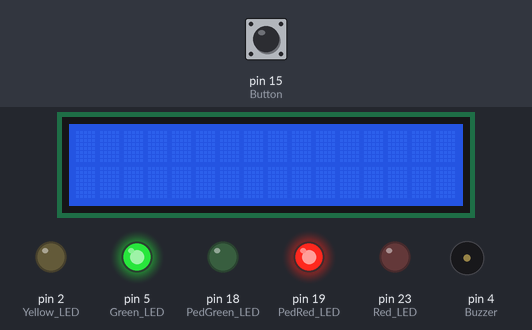
This program was run on a simulated Arduino Mega 2560, built with avr-gcc and run on an emulated ATmega2560. Shown: 16×2 character LCD, output pins drawn as LEDs (lit = HIGH), buzzer (waves = sounding, pin HIGH). The test bench sets the inputs (shaded band); at power-on: pin 15 (Button) HIGH.

Above: at 1.2 s.
1.3 s: pin 15 (Button) pulled LOW for 0.15 s
At 4.7 s:
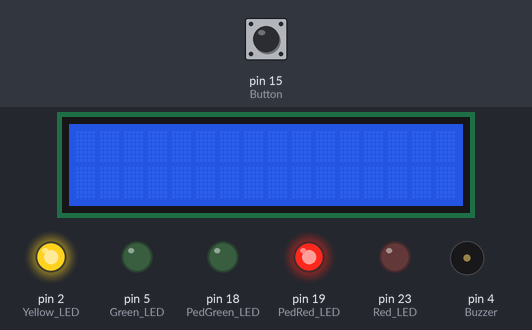
At 8.9 s:
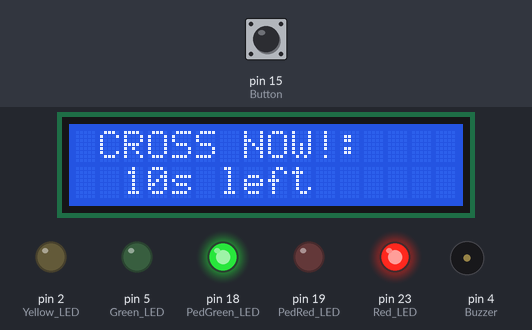
Timing chart, 0 to 24.7 s (numbered marks = the images above; inputs shaded):
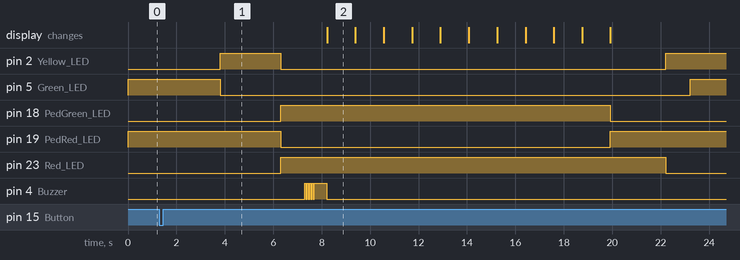

Measured:
- after the input at 1.3 s, pin 2 (Yellow_LED): LOW → HIGH after 2.5 s, → LOW 2.5 s later, → HIGH 15.9 s later; pin 5 (Green_LED): HIGH → LOW after 2.5 s, → HIGH 19.4 s later

The program:

main.cpp
```cpp
#include <Arduino.h>
#include "lcd.h"
/*

Traffic light system by Steve Anderson. I started this mini
project on 01/08/2026 to teach young aspiring engineers useful electronics skills.

This was made to mimic the pedestrian controlled crossings
in Southampton inspired by my time as a student at the University of Southampton on
bi-directional roads (Highfield Road) that don't have a lot of pedestrians, hence
the traffic lights stay green until a pedestrian presses the button to cross.

The logic is therefore not as complicated as traffic lights at a T-junction for example but this is
a good challenge to revise on embedded programming, circuit design etc

*/


const int Red_LED = 23;
const int Yellow_LED = 2;
const int Green_LED = 5;

const int Button = 15;
const int Buzzer = 4;
const int PedRed_LED = 19;
const int PedGreen_LED = 18;

void greenState()
{

  digitalWrite(Green_LED, HIGH);
  digitalWrite(Yellow_LED, LOW);
  digitalWrite(Red_LED, LOW);
  digitalWrite(PedRed_LED, HIGH);
  digitalWrite(PedGreen_LED, LOW);
}

void setup()
{
  Serial.begin(115200);


  pinMode(Button, INPUT_PULLUP);
  pinMode(Red_LED, OUTPUT);
  pinMode(Yellow_LED, OUTPUT);
  pinMode(Green_LED, OUTPUT);
  pinMode(Buzzer, OUTPUT);
  pinMode(PedGreen_LED, OUTPUT);
  pinMode(PedRed_LED, OUTPUT);

  greenState(); // default state - Traffic light is green
  lcdSetup();
}

void goAgain()
{
  //digitalWrite(PedRed_LED, LOW);
 // digitalWrite(PedGreen_LED, HIGH);
  digitalWrite(Red_LED, HIGH);
  delay(500);


  digitalWrite(PedGreen_LED, LOW);
  digitalWrite(Red_LED, LOW);
  digitalWrite(Yellow_LED, HIGH);
  digitalWrite(PedRed_LED, HIGH);
  delay(1000);

   digitalWrite(Green_LED, HIGH);

  delay(2000);
  digitalWrite(Yellow_LED, LOW);
}

void stopGoing()
{
  digitalWrite(PedGreen_LED, LOW);
  digitalWrite(PedRed_LED, HIGH);
  digitalWrite(Green_LED, HIGH);
  delay(2500);

  digitalWrite(Green_LED, LOW);
  digitalWrite(Yellow_LED, HIGH);
  delay(2500);

  digitalWrite(Yellow_LED, LOW);
  digitalWrite(Red_LED, HIGH);
  digitalWrite(PedGreen_LED, HIGH);
  digitalWrite(PedRed_LED, LOW);
}


void soundBuzzer()
{

  digitalWrite(Buzzer, HIGH);
  delay(50);
  digitalWrite(Buzzer, LOW);
  delay(50);
  digitalWrite(Buzzer, HIGH);
  delay(50);
  digitalWrite(Buzzer, LOW);
  delay(50);
  digitalWrite(Buzzer, HIGH);

  delay(50);
  digitalWrite(Buzzer, LOW);

  delay(50);
  digitalWrite(Buzzer, HIGH);

  delay(50);
  digitalWrite(Buzzer, LOW);
  delay(50);
  digitalWrite(Buzzer, HIGH);

  delay(500);
  digitalWrite(Buzzer, LOW);
}

// pedestrian crossing sequence when the button is pressed
void PedestrianCross()
{

  stopGoing();
  delay(1000);

  soundBuzzer();
  if (PedCount()){
    digitalWrite(PedGreen_LED, LOW);
    digitalWrite(PedRed_LED, HIGH);
  }
  delay(1800);

  goAgain();
}


//when the button is pressed, the pedestrian crossing sequence begins
void loop() {
if (digitalRead(Button) == LOW){
  PedestrianCross();
  }
}
```

lcd.cpp
```cpp
#include <Arduino.h>
#include "lcd.h"
#include <Wire.h>
#include <LiquidCrystal_I2C.h>

LiquidCrystal_I2C lcd(0x27, 16, 2); // set the LCD address to 0x27 for a 16 chars and 2 line display

void lcdSetup()
{
    lcd.init(); // initialize the lcd

    // Print a message to the LCD.
    lcd.backlight();
}

bool PedCount()
{
    for (int i = 10; i > 0; i--)
    {

        lcd.clear();

        lcd.setCursor(1, 0);
        lcd.print("CROSS NOW!:");
        lcd.setCursor(2, 1);
        lcd.print(i);
        lcd.print("s left");
        delay(1150);
    }
    lcd.clear();
    return true;
}
```

lcd.h
```cpp
#ifndef LCD_H
#define LCD_H

void lcdSetup();
bool PedCount();

#endif
```
